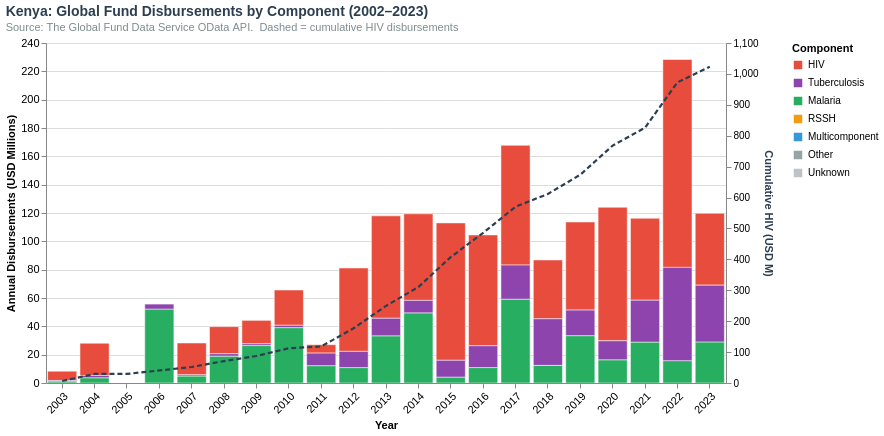

Notebook cell for this chart:
### Code cell
# Chart 5. Global Fund Kenya Disbursements by Component
df_c5 = df_gf_viz[df_gf_viz["annual_usd_m"] > 0].copy()

comp_pal = alt.Scale(
    domain=["HIV","Tuberculosis","Malaria","RSSH","Multicomponent","Other","Unknown"],
    range=["#E74C3C","#8E44AD","#27AE60","#F39C12","#3498DB","#95A5A6","#BDC3C7"]
)

stacked_bars = (
    alt.Chart(df_c5)
    .mark_bar(stroke="white", strokeWidth=0.5)
    .encode(
        x=alt.X("year:O", title="Year",
                 axis=alt.Axis(labelAngle=-45, labelFontSize=11)),
        y=alt.Y("annual_usd_m:Q",
                 title="Annual Disbursements (USD Millions)",
                 stack="zero",
                 axis=alt.Axis(labelFontSize=11)),
        color=alt.Color("component:N", scale=comp_pal,
                         legend=alt.Legend(title="Component")),
        tooltip=[
            alt.Tooltip("year:O", title="Year"),
            alt.Tooltip("component:N", title="Component"),
            alt.Tooltip("annual_usd_m:Q", title="Disbursed (USD M)", format=",.2f"),
            alt.Tooltip("grant_count:Q", title="Active Grants"),
        ],
    )
)

# Cumulative HIV investment as a dashed overlay
df_hiv_cum = df_c5[df_c5["component"] == "HIV"].copy()
cum_line = (
    alt.Chart(df_hiv_cum)
    .mark_line(color="#2C3E50", strokeWidth=2.2, strokeDash=[5, 3])
    .encode(
        x="year:O",
        y=alt.Y("cumulative_usd_m:Q",
                 axis=alt.Axis(title="Cumulative HIV (USD M)",
                               titleColor="#2C3E50", labelFontSize=10)),
        tooltip=[
            alt.Tooltip("year:O", title="Year"),
            alt.Tooltip("cumulative_usd_m:Q",
                        title="Cumulative HIV (USD M)", format=",.1f"),
        ],
    )
)

chart5 = (
    alt.layer(stacked_bars, cum_line)
    .resolve_scale(y="independent")
    .properties(
        width=680, height=340,
        title=alt.TitleParams(
            text="Kenya: Global Fund Disbursements by Component (2002–2023)",
            subtitle="Source: The Global Fund Data Service OData API.  Dashed = cumulative HIV disbursements",
            **BASE_TITLE,
        ),
    )
    .interactive()
)
chart5

### Figure 1 — Vega-Lite specification as saved in the notebook (floating-point values rounded to 4 significant figures)
{"config": {"view": {"continuousWidth": 300, "continuousHeight": 300}}, "layer": [{"data": {"name": "data-f84a333c49eedf774d91fb60e7cc1309"}, "mark": {"type": "bar", "stroke": "white", "strokeWidth": 0.5}, "encoding": {"color": {"field": "component", "legend": {"title": "Component"}, "scale": {"domain": ["HIV", "Tuberculosis", "Malaria", "RSSH", "Multicomponent", "Other", "Unknown"], "range": ["#E74C3C", "#8E44AD", "#27AE60", "#F39C12", "#3498DB", "#95A5A6", "#BDC3C7"]}, "type": "nominal"}, "tooltip": [{"field": "year", "title": "Year", "type": "ordinal"}, {"field": "component", "title": "Component", "type": "nominal"}, {"field": "annual_usd_m", "format": ",.2f", "title": "Disbursed (USD M)", "type": "quantitative"}, {"field": "grant_count", "title": "Active Grants", "type": "quantitative"}], "x": {"axis": {"labelAngle": -45, "labelFontSize": 11}, "field": "year", "title": "Year", "type": "ordinal"}, "y": {"axis": {"labelFontSize": 11}, "field": "annual_usd_m", "stack": "zero", "title": "Annual Disbursements (USD Millions)", "type": "quantitative"}}, "name": "view_a9460cf9476a03c2_0"}, {"data": {"name": "data-307dcd9930d28e1ec747537c9a82dfbb"}, "mark": {"type": "line", "color": "#2C3E50", "strokeDash": [5, 3], "strokeWidth": 2.2}, "encoding": {"tooltip": [{"field": "year", "title": "Year", "type": "ordinal"}, {"field": "cumulative_usd_m", "format": ",.1f", "title": "Cumulative HIV (USD M)", "type": "quantitative"}], "x": {"field": "year", "type": "ordinal"}, "y": {"axis": {"labelFontSize": 10, "title": "Cumulative HIV (USD M)", "titleColor": "#2C3E50"}, "field": "cumulative_usd_m", "type": "quantitative"}}}], "height": 340, "params": [{"name": "param_1e9efca18e7a2868", "select": {"type": "interval", "encodings": ["x", "y"]}, "bind": "scales", "views": ["view_a9460cf9476a03c2_0"]}], "resolve": {"scale": {"y": "independent"}}, "title": {"text": "Kenya: Global Fund Disbursements by Component (2002–2023)", "anchor": "start", "color": "#2C3E50", "fontSize": 14, "subtitle": "Source: The Global Fund Data Service OData API.  Dashed = cumulative HIV disbursements", "subtitleColor": "#7F8C8D", "subtitleFontSize": 11}, "width": 680, "$schema": "https://vega.github.io/schema/vega-lite/v6.4.1.json", "datasets": {"data-f84a333c49eedf774d91fb60e7cc1309": [{"year": 2003, "component": "HIV", "annual_usd_m": 6.542, "cumulative_usd_m": 6.542, "grant_count": 3}, {"year": 2003, "component": "Malaria", "annual_usd_m": 0.9405, "cumulative_usd_m": 0.9405, "grant_count": 1}, {"year": 2003, "component": "Tuberculosis", "annual_usd_m": 0.8394, "cumulative_usd_m": 0.8394, "grant_count": 1}, {"year": 2004, "component": "HIV", "annual_usd_m": 22.76, "cumulative_usd_m": 29.31, "grant_count": 3}, {"year": 2004, "component": "Malaria", "annual_usd_m": 3.7, "cumulative_usd_m": 4.64, "grant_count": 1}, {"year": 2004, "component": "Tuberculosis", "annual_usd_m": 1.618, "cumulative_usd_m": 2.457, "grant_count": 1}, {"year": 2005, "component": "HIV", "annual_usd_m": 0.02111, "cumulative_usd_m": 29.33, "grant_count": 1}, {"year": 2006, "component": "Malaria", "annual_usd_m": 52.19, "cumulative_usd_m": 56.83, "grant_count": 1}, {"year": 2006, "component": "Tuberculosis", "annual_usd_m": 3.511, "cumulative_usd_m": 5.969, "grant_count": 1}, {"year": 2007, "component": "HIV", "annual_usd_m": 22.44, "cumulative_usd_m": 51.77, "grant_count": 1}, {"year": 2007, "component": "Malaria", "annual_usd_m": 4.95, "cumulative_usd_m": 61.78, "grant_count": 1}, {"year": 2007, "component": "Tuberculosis", "annual_usd_m": 0.8421, "cumulative_usd_m": 6.811, "grant_count": 1}, {"year": 2008, "component": "HIV", "annual_usd_m": 19.11, "cumulative_usd_m": 70.88, "grant_count": 1}, {"year": 2008, "component": "Malaria", "annual_usd_m": 18.96, "cumulative_usd_m": 80.74, "grant_count": 1}, {"year": 2008, "component": "Tuberculosis", "annual_usd_m": 1.711, "cumulative_usd_m": 8.521, "grant_count": 1}, {"year": 2009, "component": "HIV", "annual_usd_m": 16.54, "cumulative_usd_m": 87.42, "grant_count": 2}, {"year": 2009, "component": "Malaria", "annual_usd_m": 26.43, "cumulative_usd_m": 107.2, "grant_count": 1}, {"year": 2009, "component": "Tuberculosis", "annual_usd_m": 1.251, "cumulative_usd_m": 9.773, "grant_count": 1}, {"year": 2010, "component": "HIV", "annual_usd_m": 24.89, "cumulative_usd_m": 112.3, "grant_count": 2}, {"year": 2010, "component": "Malaria", "annual_usd_m": 39.08, "cumulative_usd_m": 146.3, "grant_count": 1}, {"year": 2010, "component": "Tuberculosis", "annual_usd_m": 1.659, "cumulative_usd_m": 11.43, "grant_count": 1}, {"year": 2011, "component": "HIV", "annual_usd_m": 5.925, "cumulative_usd_m": 118.2, "grant_count": 1}, {"year": 2011, "component": "Malaria", "annual_usd_m": 12.23, "cumulative_usd_m": 158.5, "grant_count": 2}, {"year": 2011, "component": "Tuberculosis", "annual_usd_m": 8.877, "cumulative_usd_m": 20.31, "grant_count": 2}, {"year": 2012, "component": "HIV", "annual_usd_m": 58.86, "cumulative_usd_m": 177.1, "grant_count": 3}, {"year": 2012, "component": "Malaria", "annual_usd_m": 10.88, "cumulative_usd_m": 169.4, "grant_count": 3}, {"year": 2012, "component": "Tuberculosis", "annual_usd_m": 11.44, "cumulative_usd_m": 31.75, "grant_count": 2}, {"year": 2013, "component": "HIV", "annual_usd_m": 72.3, "cumulative_usd_m": 249.4, "grant_count": 3}, {"year": 2013, "component": "Malaria", "annual_usd_m": 33.31, "cumulative_usd_m": 202.7, "grant_count": 3}, {"year": 2013, "component": "Tuberculosis", "annual_usd_m": 12.37, "cumulative_usd_m": 44.12, "grant_count": 2}, {"year": 2014, "component": "HIV", "annual_usd_m": 61.11, "cumulative_usd_m": 310.5, "grant_count": 3}, {"year": 2014, "component": "Malaria", "annual_usd_m": 49.54, "cumulative_usd_m": 252.2, "grant_count": 2}, {"year": 2014, "component": "Tuberculosis", "annual_usd_m": 8.774, "cumulative_usd_m": 52.9, "grant_count": 2}, {"year": 2015, "component": "HIV", "annual_usd_m": 96.97, "cumulative_usd_m": 407.5, "grant_count": 3}, {"year": 2015, "component": "Malaria", "annual_usd_m": 4.178, "cumulative_usd_m": 256.4, "grant_count": 4}, {"year": 2015, "component": "Tuberculosis", "annual_usd_m": 11.86, "cumulative_usd_m": 64.76, "grant_count": 5}, {"year": 2016, "component": "HIV", "annual_usd_m": 78.2, "cumulative_usd_m": 485.7, "grant_count": 4}, {"year": 2016, "component": "Malaria", "annual_usd_m": 10.91, "cumulative_usd_m": 267.3, "grant_count": 3}, {"year": 2016, "component": "Tuberculosis", "annual_usd_m": 15.39, "cumulative_usd_m": 80.15, "grant_count": 3}, {"year": 2017, "component": "HIV", "annual_usd_m": 84.51, "cumulative_usd_m": 570.2, "grant_count": 2}, {"year": 2017, "component": "Malaria", "annual_usd_m": 59.17, "cumulative_usd_m": 326.5, "grant_count": 3}, {"year": 2017, "component": "Tuberculosis", "annual_usd_m": 24.09, "cumulative_usd_m": 104.2, "grant_count": 2}, {"year": 2018, "component": "HIV", "annual_usd_m": 41.53, "cumulative_usd_m": 611.7, "grant_count": 2}, {"year": 2018, "component": "Malaria", "annual_usd_m": 12.44, "cumulative_usd_m": 338.9, "grant_count": 2}, {"year": 2018, "component": "Tuberculosis", "annual_usd_m": 32.88, "cumulative_usd_m": 137.1, "grant_count": 2}, {"year": 2019, "component": "HIV", "annual_usd_m": 62.17, "cumulative_usd_m": 673.9, "grant_count": 2}, {"year": 2019, "component": "Malaria", "annual_usd_m": 33.43, "cumulative_usd_m": 372.3, "grant_count": 3}, {"year": 2019, "component": "Tuberculosis", "annual_usd_m": 18.05, "cumulative_usd_m": 155.2, "grant_count": 2}, {"year": 2020, "component": "HIV", "annual_usd_m": 94.26, "cumulative_usd_m": 768.1, "grant_count": 2}, {"year": 2020, "component": "Malaria", "annual_usd_m": 16.39, "cumulative_usd_m": 388.7, "grant_count": 2}, {"year": 2020, "component": "Tuberculosis", "annual_usd_m": 13.38, "cumulative_usd_m": 168.6, "grant_count": 2}, {"year": 2021, "component": "HIV", "annual_usd_m": 57.85, "cumulative_usd_m": 826.0, "grant_count": 2}, {"year": 2021, "component": "Malaria", "annual_usd_m": 28.87, "cumulative_usd_m": 417.6, "grant_count": 2}, {"year": 2021, "component": "Tuberculosis", "annual_usd_m": 29.56, "cumulative_usd_m": 198.1, "grant_count": 2}, {"year": 2022, "component": "HIV", "annual_usd_m": 146.7, "cumulative_usd_m": 972.7, "grant_count": 2}, {"year": 2022, "component": "Malaria", "annual_usd_m": 15.78, "cumulative_usd_m": 433.4, "grant_count": 2}, {"year": 2022, "component": "Tuberculosis", "annual_usd_m": 65.85, "cumulative_usd_m": 264.0, "grant_count": 2}, {"year": 2023, "component": "HIV", "annual_usd_m": 50.73, "cumulative_usd_m": 1023.0, "grant_count": 2}, {"year": 2023, "component": "Malaria", "annual_usd_m": 29.01, "cumulative_usd_m": 462.4, "grant_count": 2}, {"year": 2023, "component": "Tuberculosis", "annual_usd_m": 40.05, "cumulative_usd_m": 304.0, "grant_count": 2}], "data-307dcd9930d28e1ec747537c9a82dfbb": [{"year": 2003, "component": "HIV", "annual_usd_m": 6.542, "cumulative_usd_m": 6.542, "grant_count": 3}, {"year": 2004, "component": "HIV", "annual_usd_m": 22.76, "cumulative_usd_m": 29.31, "grant_count": 3}, {"year": 2005, "component": "HIV", "annual_usd_m": 0.02111, "cumulative_usd_m": 29.33, "grant_count": 1}, {"year": 2007, "component": "HIV", "annual_usd_m": 22.44, "cumulative_usd_m": 51.77, "grant_count": 1}, {"year": 2008, "component": "HIV", "annual_usd_m": 19.11, "cumulative_usd_m": 70.88, "grant_count": 1}, {"year": 2009, "component": "HIV", "annual_usd_m": 16.54, "cumulative_usd_m": 87.42, "grant_count": 2}, {"year": 2010, "component": "HIV", "annual_usd_m": 24.89, "cumulative_usd_m": 112.3, "grant_count": 2}, {"year": 2011, "component": "HIV", "annual_usd_m": 5.925, "cumulative_usd_m": 118.2, "grant_count": 1}, {"year": 2012, "component": "HIV", "annual_usd_m": 58.86, "cumulative_usd_m": 177.1, "grant_count": 3}, {"year": 2013, "component": "HIV", "annual_usd_m": 72.3, "cumulative_usd_m": 249.4, "grant_count": 3}, {"year": 2014, "component": "HIV", "annual_usd_m": 61.11, "cumulative_usd_m": 310.5, "grant_count": 3}, {"year": 2015, "component": "HIV", "annual_usd_m": 96.97, "cumulative_usd_m": 407.5, "grant_count": 3}, {"year": 2016, "component": "HIV", "annual_usd_m": 78.2, "cumulative_usd_m": 485.7, "grant_count": 4}, {"year": 2017, "component": "HIV", "annual_usd_m": 84.51, "cumulative_usd_m": 570.2, "grant_count": 2}, {"year": 2018, "component": "HIV", "annual_usd_m": 41.53, "cumulative_usd_m": 611.7, "grant_count": 2}, {"year": 2019, "component": "HIV", "annual_usd_m": 62.17, "cumulative_usd_m": 673.9, "grant_count": 2}, {"year": 2020, "component": "HIV", "annual_usd_m": 94.26, "cumulative_usd_m": 768.1, "grant_count": 2}, {"year": 2021, "component": "HIV", "annual_usd_m": 57.85, "cumulative_usd_m": 826.0, "grant_count": 2}, {"year": 2022, "component": "HIV", "annual_usd_m": 146.7, "cumulative_usd_m": 972.7, "grant_count": 2}, {"year": 2023, "component": "HIV", "annual_usd_m": 50.73, "cumulative_usd_m": 1023.0, "grant_count": 2}]}}
